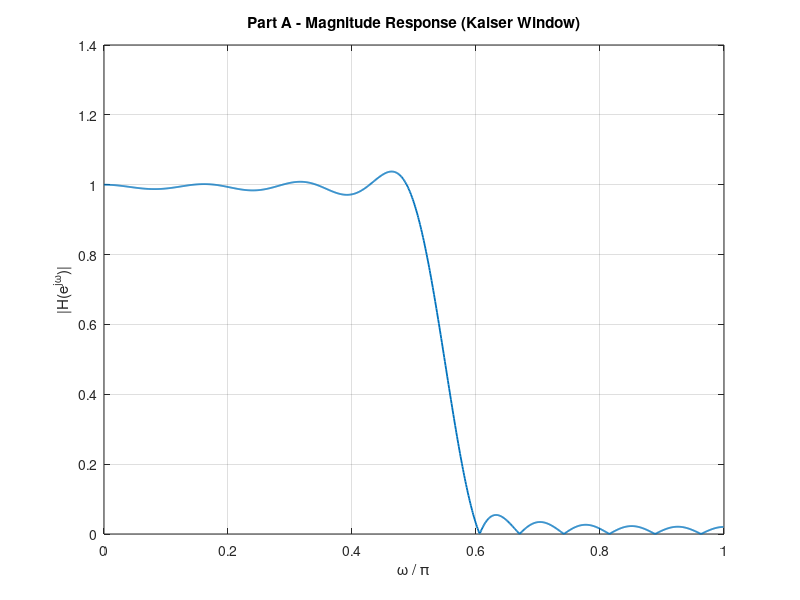
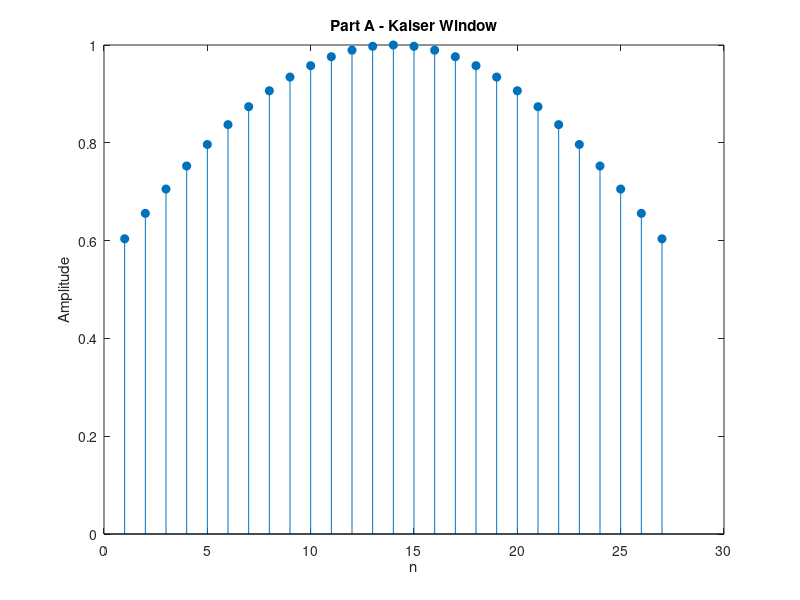

These charts were generated, in order, by the following MATLAB code:
%% Experiential DSP Exercise 07 - Part A
% FIR filter design using Kaiser window (EC516)
clc; clear; close all;

fp = 0.5;                % Passband edge frequency
fs = 0.6;                % Stopband edge frequency
dev_p = 0.1;             % Passband tolerance
dev_s = 0.05;            % Stopband tolerance

f_edges = [fp, fs];
mags = [1, 0];
devs = [dev_p, dev_s];

% Kaiser window design parameters
[n, Wn, beta, ftype] = kaiserord(f_edges, mags, devs);
fprintf('--- Part A ---\n');
fprintf('Estimated filter order n = %d\n', n);
fprintf('Beta = %.3f\n', beta);
fprintf('Filter type = %s\n', ftype);

% Design FIR filter
b = fir1(n, Wn, kaiser(n + 1, beta));
fprintf('Length of impulse response = %d\n', length(b));

% Frequency response
[h, w_rad] = freqz(b, 1, 1024);
magnitude_response = abs(h);

% Plot magnitude response
figure;
plot(w_rad/pi, magnitude_response, 'LineWidth', 1.3);
grid on;
xlabel('\omega / \pi'); ylabel('|H(e^{j\omega})|');
title('Part A - Magnitude Response (Kaiser Window)');

% Plot Kaiser window
k_window = kaiser(n + 1, beta);
figure;
stem(k_window, 'filled');
title('Part A - Kaiser Window');
xlabel('n'); ylabel('Amplitude');
